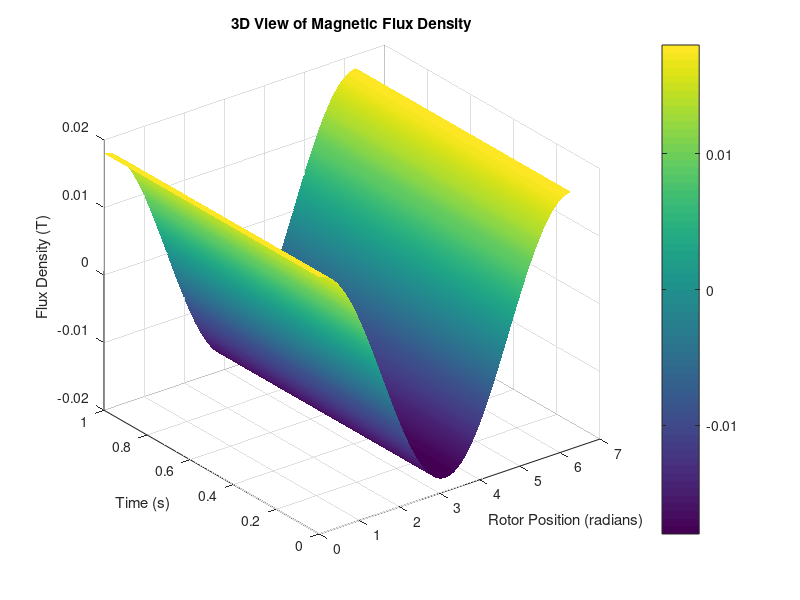
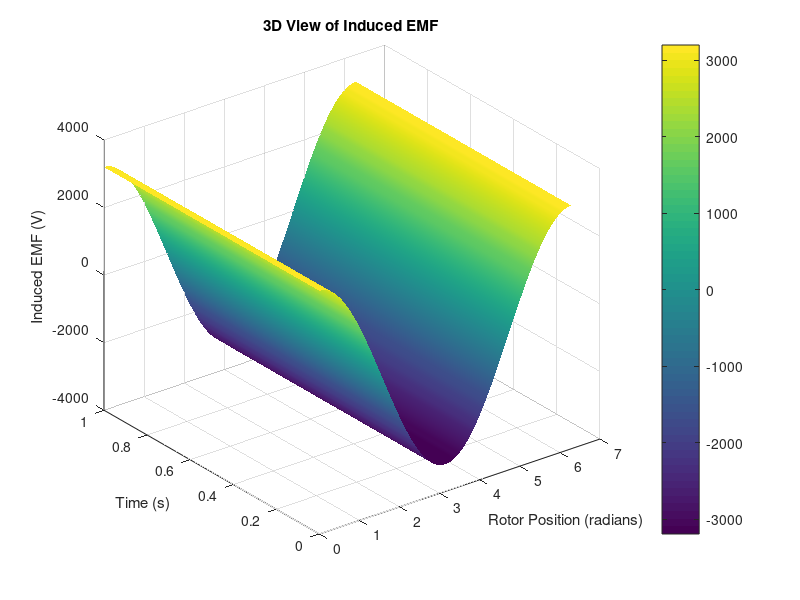
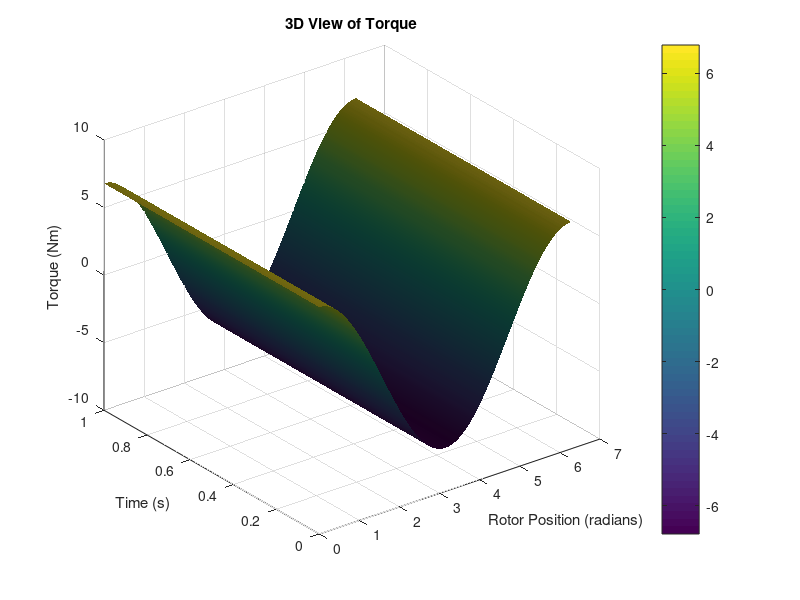

Write MATLAB code to recreate these figures, in order. (Note: this script raises an error after producing the figures.)
% Parameters
N_slots = 36;           % Number of slots
N_turns = 50;           % Turns per slot
l_core = 0.15;          % Core length in meters
g = 0.002;              % Air gap length in meters
r_rotor = 0.1;          % Rotor radius in meters
mu = 4 * pi * 10^-7;    % Magnetic permeability (H/m)
I = 5;                  % Current per turn (A)
P = 4;                  % Number of poles
n = 1500;               % Speed in RPM

% Simulation time parameters
t_end = 1;              % Simulation end time in seconds
dt = 0.01;              % Time step
time = 0:dt:t_end;      % Time vector

% Derived parameters
omega = 2 * pi * n / 60;         % Angular speed in rad/s
N_total_turns = N_slots * N_turns;  % Total number of turns
L_arm = 2 * pi * r_rotor;        % Armature length (circumference)

% Define the spatial grid
theta = linspace(0, 2*pi, 100);   % Angular position around rotor (0 to 2pi)
[Theta, T] = meshgrid(theta, time);

% Initialize arrays to store results
B = zeros(size(T));        % Magnetic flux density
E_induced = zeros(size(T)); % Induced EMF
Torque = zeros(size(T));    % Torque

% Simulate and calculate at each time step and position
for i = 1:length(time)
    for j = 1:length(theta)
        % Calculate magnetic flux density (simplified sinusoidal model)
        B(i,j) = (mu * N_total_turns * I) / (2 * pi * r_rotor) * cos(Theta(i,j));
        
        % Induced EMF (Faraday's Law)
        E_induced(i,j) = N_total_turns * B(i,j) * L_arm * omega;
        
        % Torque (Simplified model)
        Torque(i,j) = (P / (2 * pi * n)) * E_induced(i,j) * I;
    end
end

% 3D Visualization of Magnetic Flux Density
figure;
surf(Theta, T, B, 'EdgeColor', 'none');
colorbar;
title('3D View of Magnetic Flux Density');
xlabel('Rotor Position (radians)');
ylabel('Time (s)');
zlabel('Flux Density (T)');
shading interp;
view(3);
grid on;

% 3D Visualization of Induced EMF
figure;
surf(Theta, T, E_induced, 'EdgeColor', 'none');
colorbar;
title('3D View of Induced EMF');
xlabel('Rotor Position (radians)');
ylabel('Time (s)');
zlabel('Induced EMF (V)');
shading interp;
view(3);
grid on;

% 3D Visualization of Torque
figure;
surf(Theta, T, Torque, 'EdgeColor', 'none');
colorbar;
title('3D View of Torque');
xlabel('Rotor Position (radians)');
ylabel('Time (s)');
zlabel('Torque (Nm)');
shading interp;
view(3);
grid on;

% Optional: Enhance aesthetics with lighting
camlight;
lighting phong;